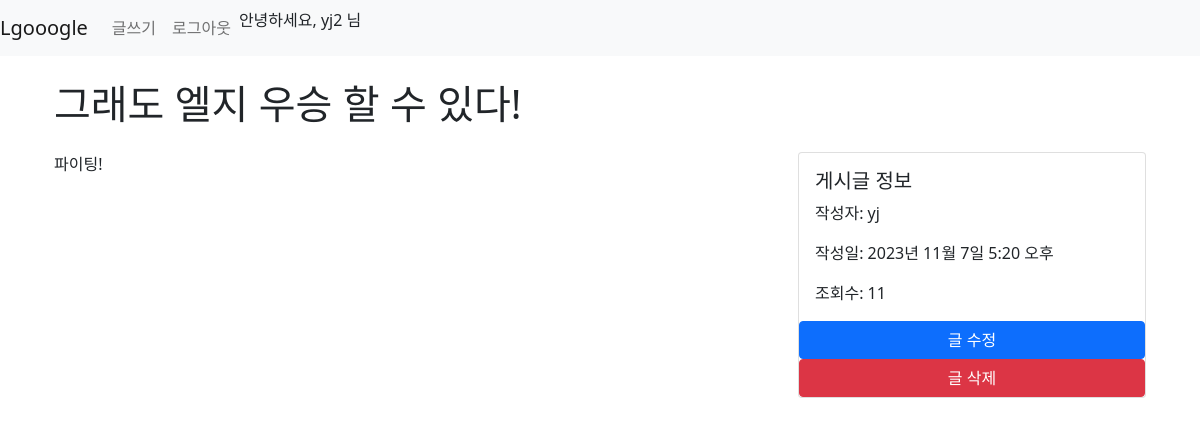
Screenshot of /post/14/ (signed in) with the database file from the repository.
### blog/models.py (models this page shows, shortened)
class Post(models.Model):
    title = models.CharField(max_length=200)
    content = models.TextField()
    author = models.ForeignKey(User, on_delete=models.CASCADE)
    created_at = models.DateTimeField(auto_now_add=True)
    views = models.PositiveIntegerField(default=0)

### blog/views.py (the view)
# urls.py: path('post/<int:pk>/', PostDetailView.as_view(), name='post-detail'),
class PostDetailView(DetailView):
    model = Post
    template_name = 'blog/post-detail.html'
    context_object_name = 'post'
    def get_object(self, queryset=None):
        obj = super().get_object(queryset)
        obj.views += 1
        obj.save()
        return obj

### blog/templates/blog/post-detail.html
{% extends "./base.html" %}
{% block content %}
  <div class="container">
    <h1 class="my-4">{{ post.title }}</h1>
    <div class="row">
      <div class="col-md-8">
        <p>{{ post.content }}</p>
      </div>
      <div class="col-md-4">
        <div class="card">
          <div class="card-body">
            <h5 class="card-title">게시글 정보</h5>
            <p class="card-text">작성자: {{ post.author }}</p>
            <p class="card-text">작성일: {{ post.created_at }}</p>
            <p class="card-text">조회수: {{ post.views }}</p>
          </div>
          <a href="{% url 'post-update' post.id %}" class="btn btn-primary">글 수정</a>
          <a href="{% url 'post-delete' post.id %}" class="btn btn-danger">글 삭제</a>
        </div>
      </div>
    </div>
  </div>
{% endblock %}

### blog/templates/blog/base.html (shortened to what this page needs)
<!DOCTYPE html>
<html lang="en">
<head>
    <link href="https://cdn.jsdelivr.net/npm/bootstrap@5.0.0-alpha2/dist/css/bootstrap.min.css" rel="stylesheet">
</head>
<body>
    <nav class="navbar navbar-expand-lg navbar-light bg-light">
        <a class="navbar-brand" href="{% url 'post-list' %}">Lgooogle</a>
        <div class="collapse navbar-collapse" id="navbarNav">
            <ul class="navbar-nav">
                {% if user.is_authenticated %}
                <li class="nav-item">
                    <a class="nav-link" href="{% url 'post-create' %}">글쓰기</a>
                </li>
                <li class="nav-item">
                    <a class="nav-link" href="{% url 'logout' %}">로그아웃</a>
                </li>
                {% endif %}
            </ul>
            {% if user.is_authenticated %}
            <p class="ml-auto">안녕하세요, {{ user.username }} 님</p>
            {% endif %}
        </div>
    </nav>
    <div class="container mt-3">
        {% block content %}
        {% endblock %}
    </div>
</body>
</html>

### rows the page displays
Post: title "그래도 엘지 우승 할 수 있다!", content "파이팅!", author "yj", created_at "2023년 11월 7일 5:20 오후", views "11"

### other values shown
{{ user.username }} "yj2"
